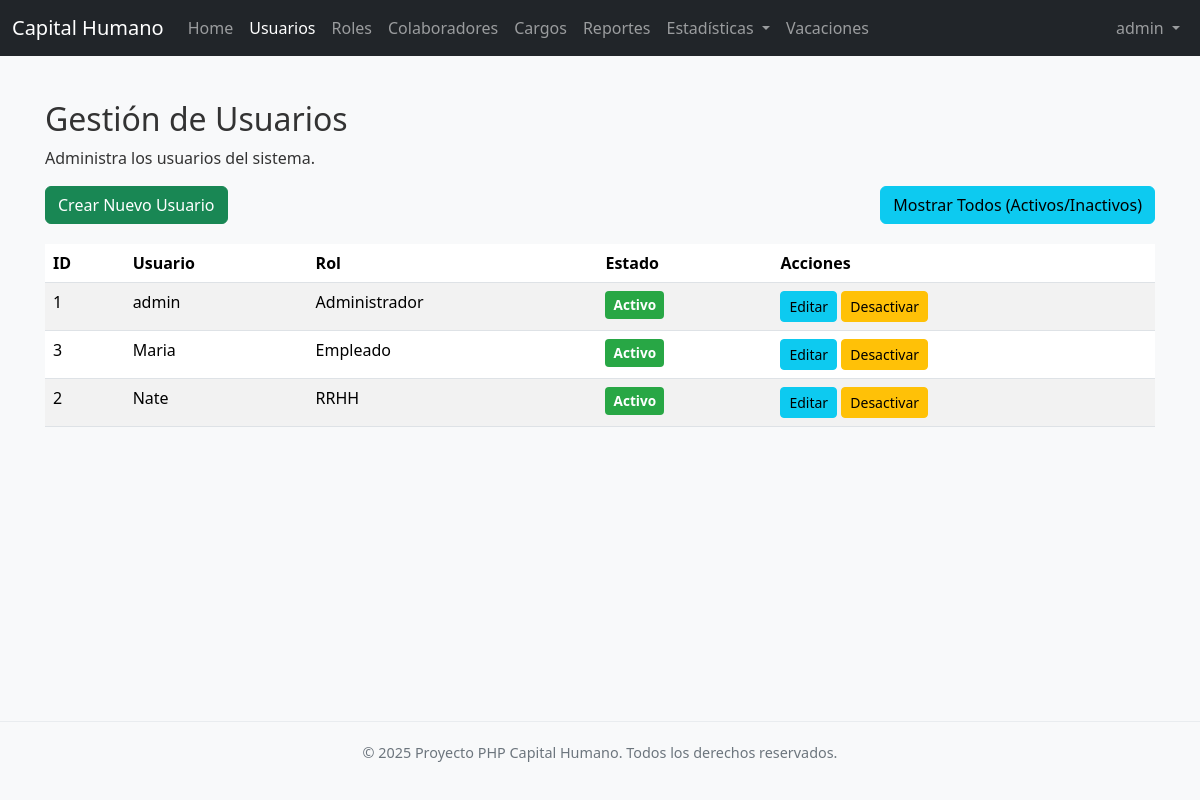
Page /usuarios/index.php (signed in) on the committed database.
### tables this page shows
CREATE TABLE IF NOT EXISTS `usuarios` (
  `id` int NOT NULL AUTO_INCREMENT,
  `nombre_usuario` varchar(50) NOT NULL,
  `contrasena` varchar(255) NOT NULL,
  `id_rol` int DEFAULT '3',
  `activo` tinyint(1) DEFAULT '1',
  PRIMARY KEY (`id`),
  UNIQUE KEY `nombre_usuario` (`nombre_usuario`),
  KEY `usuarios_rol_fk` (`id_rol`)
);

CREATE TABLE IF NOT EXISTS `roles` (
  `id_rol` int NOT NULL AUTO_INCREMENT,
  `nombre_rol` varchar(50) NOT NULL,
  `descripcion` text,
  PRIMARY KEY (`id_rol`),
  UNIQUE KEY `nombre_rol` (`nombre_rol`)
);

### usuarios/funciones.php (called while the page is built, shortened)
<?php
function getUsuarios($link, $mostrar_todos = false) {
    $usuarios = [];
    $sql = "SELECT u.id, u.nombre_usuario, r.nombre_rol, u.activo FROM usuarios u JOIN roles r ON u.id_rol = r.id_rol";
    if (!$mostrar_todos) {
        $sql .= " WHERE u.activo = 1";
    }
    $sql .= " ORDER BY u.nombre_usuario ASC";
    if ($result = mysqli_query($link, $sql)) {
        while ($row = mysqli_fetch_assoc($result)) {
            $usuarios[] = $row;
        }
    }
    return $usuarios;
}
?>

### usuarios/index.php (the view, shortened to what this page needs)
<?php
require_once '../config.php';
require_once 'funciones.php';
require_once '../classes/Footer.php';
require_once '../includes/navbar.php';
$usuarios = getUsuarios($link, isset($_GET['mostrar_todos']));
?>
<!DOCTYPE html>
<html lang="es">
<head>
    <link href="https://cdn.jsdelivr.net/npm/bootstrap@5.3.3/dist/css/bootstrap.min.css" rel="stylesheet">
    <link rel="stylesheet" href="../css/style.css">
</head>
<body>
    <div class="container mt-4 content-wrapper">
        <h2>Gestión de Usuarios</h2>
        <p>Administra los usuarios del sistema.</p>
        <div class="d-flex justify-content-between mb-3">
            <a href="crear.php" class="btn btn-success">Crear Nuevo Usuario</a>
            <?php if (isset($_GET['mostrar_todos'])): ?>
                <a href="index.php" class="btn btn-info">Mostrar Solo Activos</a>
            <?php else: ?>
                <a href="index.php?mostrar_todos=true" class="btn btn-info">Mostrar Todos (Activos/Inactivos)</a>
            <?php endif; ?>
        </div>
        <?php if (!empty($usuarios)): ?>
            <div class="table-responsive">
                <table class="table table-striped table-hover">
                    <thead>
                        <tr>
                            <th>ID</th>
                            <th>Usuario</th>
                            <th>Rol</th>
                            <th>Estado</th>
                            <th>Acciones</th>
                        </tr>
                    </thead>
                    <tbody>
                        <?php foreach ($usuarios as $usuario): ?>
                            <tr>
                                <td><?php echo htmlspecialchars($usuario['id']); ?></td>
                                <td><?php echo htmlspecialchars($usuario['nombre_usuario']); ?></td>
                                <td><?php echo htmlspecialchars($usuario['nombre_rol']); ?></td>
                                <td>
                                    <?php if ($usuario['activo'] == 1): ?>
                                        <span class="status-badge active">Activo</span>
                                    <?php else: ?>
                                        <span class="status-badge inactive">Inactivo</span>
                                    <?php endif; ?>
                                </td>
                                <td>
                                    <a href="editar.php?id=<?php echo $usuario['id']; ?>" class="btn btn-info btn-sm">Editar</a>
                                    <?php if ($usuario['activo'] == 1): ?>
                                        <a href="eliminar.php?id=<?php echo $usuario['id']; ?>" class="btn btn-warning btn-sm" onclick="return confirm('¿Está seguro de DESACTIVAR este usuario?');">Desactivar</a>
                                    <?php else: ?>
                                        <a href="activar.php?id=<?php echo $usuario['id']; ?>" class="btn btn-success btn-sm" onclick="return confirm('¿Está seguro de ACTIVAR este usuario?');">Activar</a>
                                    <?php endif; ?>
                                </td>
                            </tr>
                        <?php endforeach; ?>
                    </tbody>
                </table>
            </div>
        <?php else: ?>
            <div class="alert alert-info">No hay usuarios registrados en el sistema.</div>
        <?php endif; ?>
    </div>
    <?php
    if (class_exists('Footer')) {
        $footer = new Footer();
        $footer->render();
    } else {
        echo '<footer class="footer">';
        echo '  <div class="container">';
        echo '      <p>&copy; ' . date("Y") . ' Proyecto PHP Capital Humano. Todos los derechos reservados.</p>';
        echo '  </div>';
        echo '</footer>';
    }
    ?>
</body>
</html>

### css/style.css (style rules this page uses)
body { font-family: 'Segoe UI', 'Helvetica Neue', Arial, sans-serif; margin: 0; color: #333; display: flex; flex-direction: column; min-height: 100vh; overflow-x: hidden; background-color: #f8f9fa; }
.content, .content-wrapper { flex: 1; overflow-y: auto; padding: 20px 15px; }
.status-badge { padding: .3em .6em; border-radius: .25rem; font-size: 0.85em; font-weight: bold; display: inline-block; }
.status-badge.active { background-color: #28a745; color: white; }

### usuarios/index.php (style rules this page uses)
body { display: flex; flex-direction: column; min-height: 100vh; }
.content-wrapper { flex: 1; padding-bottom: 50px; }
.table-responsive { margin-top: 20px; }
.status-badge { padding: .3em .6em; border-radius: .25rem; font-size: 0.85em; font-weight: bold; }
.status-badge.active { background-color: #28a745; color: white; }

### rows in the picture
usuarios: id "1", nombre_usuario "admin", id_rol.nombre_rol "Administrador", activo "Activo"
usuarios: id "3", nombre_usuario "Maria", id_rol.nombre_rol "Empleado", activo "Activo"
usuarios: id "2", nombre_usuario "Nate", id_rol.nombre_rol "RRHH", activo "Activo"

### other values in the picture
$_SESSION["username"] "admin"
